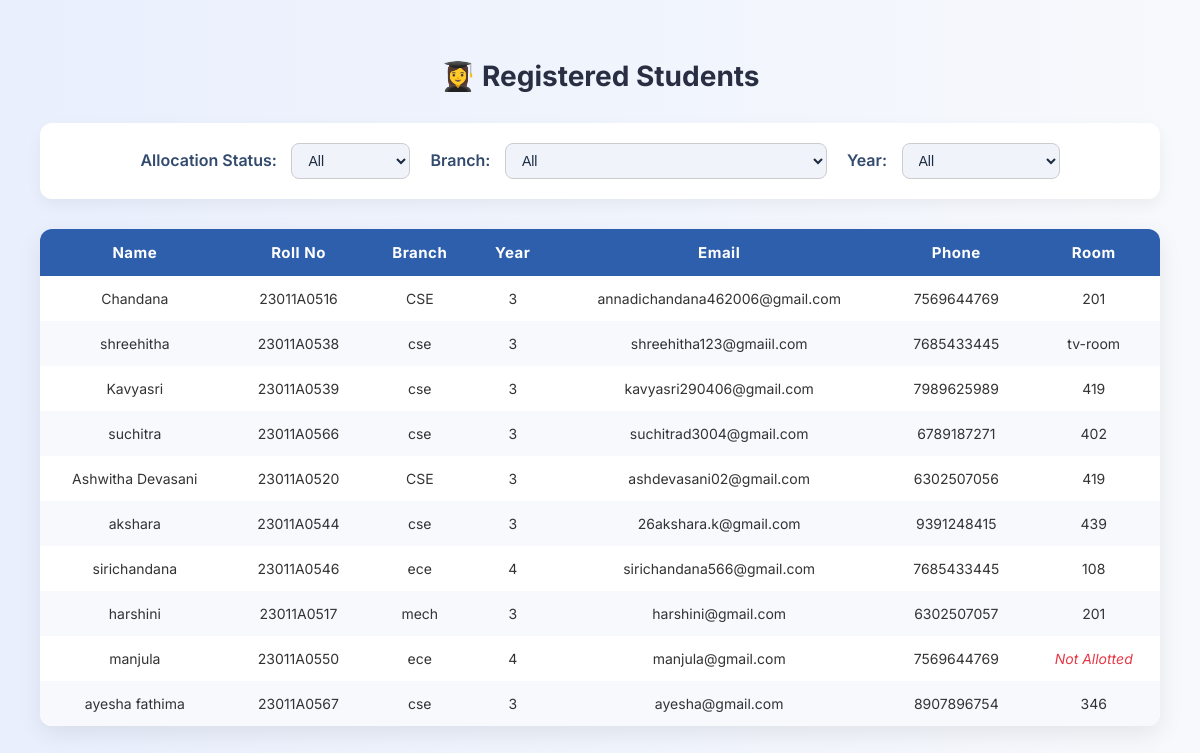
Page /view-students/ on the committed database.
### chandana/models.py (models this page shows, shortened)
class student(models.Model):
    name = models.CharField(max_length=50)
    rollno = models.CharField(max_length=50)
    branch = models.CharField(max_length=50)
    admission_year = models.IntegerField()
    Email = models.EmailField(help_text="Enter Your Email address")
    phonenumber = models.CharField(max_length=15)
    password = models.CharField(max_length=100, blank=True, null=True)
    @property
    def current_year(self):
        today = date.today()
        delta = today.year - self.admission_year
        if today.month < 7:
            delta -= 1
        return min(delta + 1, 4)

class rooms(models.Model):
    roomno=models.CharField(max_length=10,unique=True)
    totalbeds=models.IntegerField()

### chandana/views.py (the view)
# urls.py: path('view-students/', views.view_students, name='view_students'),
def view_students(request):
    students = student.objects.all()
    student_data = []
    for s in students:
        allocation = RoomAllocation.objects.filter(student=s).first()
        student_data.append({
            'name': s.name,
            'rollno': s.rollno,
            'branch': s.branch,
            'year': s.current_year,
            'email': s.Email,
            'phone': s.phonenumber,
            'room': allocation.room.roomno if allocation else None
        })
    return render(request, 'view_students.html', {'student_data': student_data})

### chandana/templates/view_students.html (shortened to what this page needs)
<!DOCTYPE html>
<html lang="en">
<head>
</head>
<body>
  <h1>👩‍🎓 Registered Students</h1>
  <div class="filter-bar">
    <div>
      <label for="allocation-status">Allocation Status:</label>
      <select id="allocation-status" onchange="filterStudents()">
        <option value="">All</option>
      </select>
    </div>
    <div>
      <label for="branch">Branch:</label>
      <select id="branch" onchange="filterStudents()">
        <option value="">All</option>
      </select>
    </div>
    <div>
      <label for="year">Year:</label>
      <select id="year" onchange="filterStudents()">
        <option value="">All</option>
      </select>
    </div>
  </div>
  <table id="students-table">
    <thead>
      <tr>
        <th>Name</th>
        <th>Roll No</th>
        <th>Branch</th>
        <th>Year</th>
        <th>Email</th>
        <th>Phone</th>
        <th>Room</th>
      </tr>
    </thead>
    <tbody>
      {% for item in student_data %}
      <tr
        data-branch="{{ item.branch|lower }}"
        data-status="{% if item.room %}alloted{% else %}not-alloted{% endif %}"
        data-year="{{ item.year }}">
        <td>{{ item.name }}</td>
        <td>{{ item.rollno }}</td>
        <td>{{ item.branch }}</td>
        <td>{{ item.year }}</td>
        <td>{{ item.email }}</td>
        <td>{{ item.phone }}</td>
        <td>
          {% if item.room %}
            {{ item.room }}
          {% else %}
            <span class="no-room">Not Allotted</span>
          {% endif %}
        </td>
      </tr>
      {% endfor %}
    </tbody>
  </table>
</body>
</html>

### chandana/templates/view_students.html (style rules this page uses)
* { box-sizing: border-box; }
body { font-family: 'Inter', sans-serif; background: linear-gradient(to right, #e9effd, #f7f9fc); margin: 0; padding: 40px; color: #1b2a41; }
h1 { text-align: center; font-size: 28px; margin-bottom: 30px; color: #2a2e43; }
.filter-bar { display: flex; flex-wrap: wrap; justify-content: center; gap: 20px; margin-bottom: 30px; background: white; padding: 20px; border-radius: 12px; box-shadow: 0 6px 15px rgba(0, 0, 0, 0.05); }
.filter-bar label { font-weight: 600; margin-right: 10px; color: #324a6d; }
.filter-bar select { padding: 8px 12px; border-radius: 8px; border: 1px solid #ccc; background-color: #f0f4fa; color: #1b2a41; font-size: 14px; }
table { width: 100%; border-collapse: collapse; background-color: white; box-shadow: 0 8px 25px rgba(0, 0, 0, 0.08); border-radius: 12px; overflow: hidden; animation: fadeIn 0.5s ease; }
th, td { padding: 14px 16px; text-align: center; }
th { background-color: #2e5fac; color: #fff; font-size: 15px; letter-spacing: 0.5px; }
td { font-size: 14px; color: #333; }
tr:nth-child(even) { background-color: #f8f9fd; }
.no-room { color: #e63946; font-style: italic; }

### rows in the picture
student: name "Chandana", rollno "23011A0516", branch "CSE", email "annadichandana462006@gmail.com", phone "7569644769"
rooms: room "201" "201"
student: name "shreehitha", rollno "23011A0538", branch "cse", email "shreehitha123@gmaiil.com", phone "7685433445"
rooms: room "tv-room"
student: name "Kavyasri", rollno "23011A0539", branch "cse", email "kavyasri290406@gmail.com", phone "7989625989"
rooms: room "419" "419"
student: name "suchitra", rollno "23011A0566", branch "cse", email "suchitrad3004@gmail.com", phone "6789187271"
rooms: room "402"
student: name "Ashwitha Devasani", rollno "23011A0520", branch "CSE", email "ashdevasani02@gmail.com", phone "6302507056"
student: name "akshara", rollno "23011A0544", branch "cse", email "26akshara.k@gmail.com", phone "9391248415"
rooms: room "439"
student: name "sirichandana", rollno "23011A0546", branch "ece", email "sirichandana566@gmail.com", phone "7685433445"
rooms: room "108"
student: name "harshini", rollno "23011A0517", branch "mech", email "harshini@gmail.com", phone "6302507057"
student: name "manjula", rollno "23011A0550", branch "ece", email "manjula@gmail.com", phone "7569644769"
student: name "ayesha fathima", rollno "23011A0567", branch "cse", email "ayesha@gmail.com", phone "8907896754"
rooms: room "346"

### other values in the picture
{{ item.year }} "3" "3" "3" "3" "3" "3" "4" "3" "4" "3"
